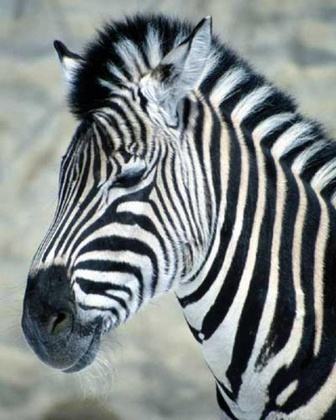
%> input picture 2A/L5_Edge_Detection-gradients/images/zebra.jpg, 336 x 420 px, shrunk from 640 x 800 before the run
$ octave partial_derivatives_of_images.m   (GNU Octave 9; MATLAB toolbox functions it lacks are replaced by stand-ins)
%> lines starting %> are read from the running program, lines starting %| are printed output that depends on the picture; in (x1, y1, x2, y2) boxes, pixels count from 0 and x2, y2 are one past the last pixel; in counts of white or black regions, pixels touching at a corner belong together; the program's own positions count from 1
### 2A/L5_Edge_Detection-gradients/select_gdir.m
function result = select_gdir( gmag, gdir, mag_min, angle_low, angle_high )
    result = select_gdir_ver_2(gmag, gdir, mag_min, angle_low, angle_high);
end

% [12 lines left out: function select_gdir_ver_1, not called in this run]

% Some more simple version
function result =  select_gdir_ver_2( gmag, gdir, mag_min, angle_low, angle_high )
    result = gmag >= mag_min & gdir >= angle_low & gdir <= angle_high;
end

### 2A/L5_Edge_Detection-gradients/find_image_edge.m
function [image_edge, gx, gy] = find_image_edge(srcimg)
    filter_y = fspecial('sobel');
    img_y_filtered = imfilter(double(srcimg), filter_y);

    filter_x = rot90(filter_y, -1);
    img_x_filtered = imfilter(double(srcimg), filter_x);

    image_edge = sqrt(img_x_filtered.^2 + img_y_filtered.^2);
    gx = img_x_filtered;
    gy = img_y_filtered;
end

### 2A/L5_Edge_Detection-gradients/partial_derivatives_of_images.m
srcimg = imread('images/zebra.jpg');
%> srcimg is the input picture: size 420x336x3 uint8; mean R, G, B 127.4, 133.9, 133.9
srcimg_gray = double(rgb2gray(srcimg))/255;

%% Compute x, y gradients
[gx, gy] = imgradientxy(srcimg_gray, 'sobel');
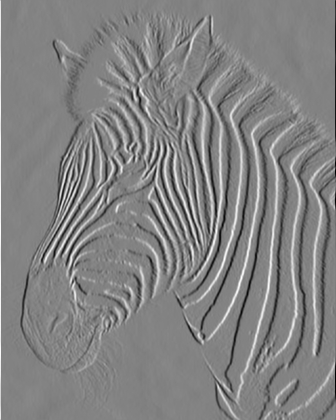
%> gx: size 420x336 double; min -3.33, max 3.16, mean -0.00349; drawn with min black and max white
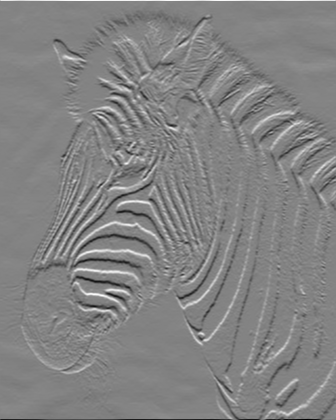
%> gy: size 420x336 double; min -3.13, max 2.95, mean -0.00144; drawn with min black and max white
%imshow((gx + 4)/8); % something tricky. why? matlab's sobel matrix doesn't normalize is just one of the reasons. consider: how can imshow display negative values
%imshow((gy + 4)/8);

%% Obtain gradient magnitude and direction
[gmag, gdir] = imgradient(gx, gy);
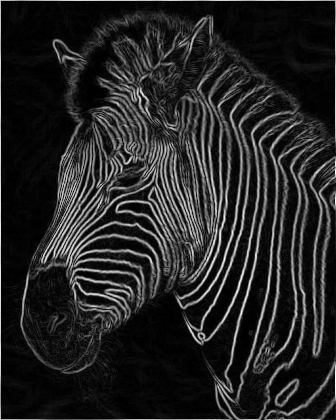
%> gmag: size 420x336 double; min 0, max 3.33, mean 0.487; drawn with min black and max white
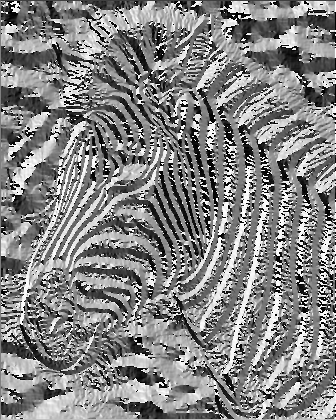
%> gdir: size 420x336 double; min -180, max 180, mean 6; drawn with min black and max white
%imshow(gmag / (4 * sqrt(2)));
imshow((gdir + 180.0) / 360.0); % angle in degrees [-180, 180]

%% Find pixels with desired gradient direction
my_grad = select_gdir(gmag, gdir, 1, 30, 60); % 45 +/- 15
%> in select_gdir_ver_2, `result = gmag >= mag_min & gdir >= angle_low & gdir <= angle_high;`:
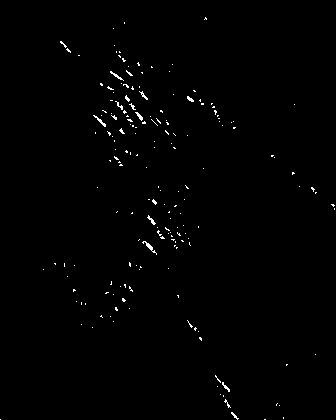
%> result: size 420x336 logical; 0.72% white in thin lines or dots
imshow(my_grad);  % NOTE: enable after you've implemented select_gdir

%% find edges use self-defined function

[img_edge, gx_self, gy_self] = find_image_edge(srcimg_gray);
%> in find_image_edge, `img_y_filtered = imfilter(double(srcimg), filter_y);`:
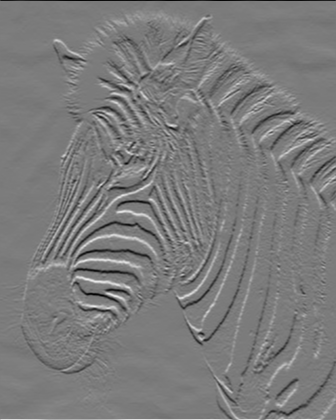
%> img_y_filtered: size 420x336 double; min -2.95, max 3.13, mean 0.00144; drawn with min black and max white
imagesc(img_edge);
colormap gray;

img_edge_canny = edge(srcimg_gray, 'canny');
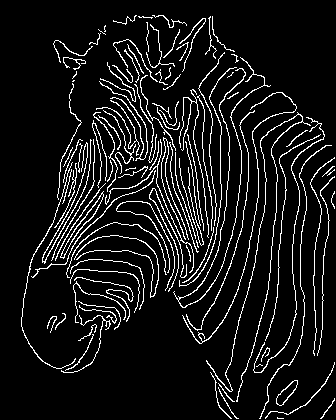
%> img_edge_canny: size 420x336 logical; 8.9% white in thin lines or dots, all inside (x1, y1, x2, y2) = (21, 15, 335, 419)
imagesc(img_edge_canny);
